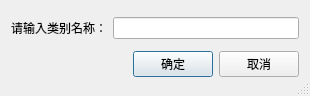
<?xml version="1.0" encoding="UTF-8"?>
<ui version="4.0">
 <class>TypeNameDlg</class>
 <widget class="QDialog" name="TypeNameDlg">
  <property name="geometry">
   <rect>
    <x>0</x>
    <y>0</y>
    <width>310</width>
    <height>96</height>
   </rect>
  </property>
  <property name="windowTitle">
   <string>类别名称维护</string>
  </property>
  <property name="sizeGripEnabled">
   <bool>true</bool>
  </property>
  <layout class="QHBoxLayout" name="horizontalLayout_3">
   <item>
    <layout class="QVBoxLayout" name="verticalLayout">
     <item>
      <layout class="QHBoxLayout" name="horizontalLayout">
       <item>
        <widget class="QLabel" name="label">
         <property name="text">
          <string>请输入类别名称：</string>
         </property>
        </widget>
       </item>
       <item>
        <widget class="QLineEdit" name="edtTypeName"/>
       </item>
      </layout>
     </item>
     <item>
      <layout class="QHBoxLayout" name="horizontalLayout_2">
       <item>
        <spacer name="horizontalSpacer">
         <property name="orientation">
          <enum>Qt::Horizontal</enum>
         </property>
         <property name="sizeHint" stdset="0">
          <size>
           <width>40</width>
           <height>20</height>
          </size>
         </property>
        </spacer>
       </item>
       <item>
        <widget class="QPushButton" name="btnOK">
         <property name="text">
          <string>确定</string>
         </property>
        </widget>
       </item>
       <item>
        <widget class="QPushButton" name="btnCancel">
         <property name="text">
          <string>取消</string>
         </property>
        </widget>
       </item>
      </layout>
     </item>
    </layout>
   </item>
  </layout>
 </widget>
 <resources/>
 <connections>
  <connection>
   <sender>btnOK</sender>
   <signal>clicked()</signal>
   <receiver>TypeNameDlg</receiver>
   <slot>accept()</slot>
   <hints>
    <hint type="sourcelabel">
     <x>180</x>
     <y>68</y>
    </hint>
    <hint type="destinationlabel">
     <x>154</x>
     <y>47</y>
    </hint>
   </hints>
  </connection>
  <connection>
   <sender>btnCancel</sender>
   <signal>clicked()</signal>
   <receiver>TypeNameDlg</receiver>
   <slot>reject()</slot>
   <hints>
    <hint type="sourcelabel">
     <x>261</x>
     <y>68</y>
    </hint>
    <hint type="destinationlabel">
     <x>154</x>
     <y>47</y>
    </hint>
   </hints>
  </connection>
 </connections>
</ui>
